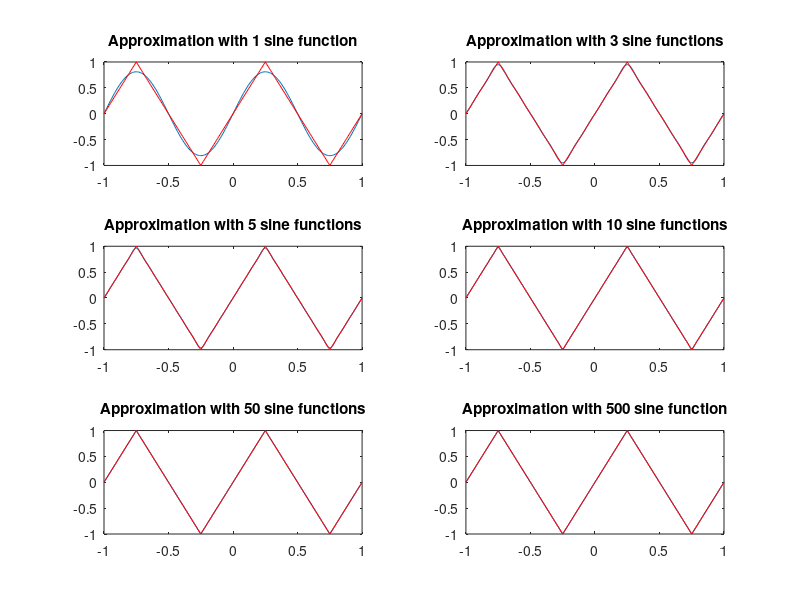

This figure's MATLAB source:
sc = figure ('name', 'Square waves');
figure(sc);
x = -1 : .01 : 1;
y = 0;

for k = 0
     y = y + ((-1).^k)*(sin(2*pi*(2*k +1)*x))/((2*k+1).^2);
end
y = (8/pi.^2)*y;
subplot(3,2,1)
plot(x,y)
hold on
a = sawtooth(2*pi*(x+0.25), 0.5);
title('Approximation with 1 sine function')
plot(x,a, 'r')

k=0;
y=0;
while k <= 3
    y = y + ((-1).^k)*(sin(2*pi*(2*k +1)*x))/((2*k+1).^2);
    k = k+1;
end
y = (8/pi.^2)*y;
subplot(3,2,2)
plot(x,y)
hold on
b = sawtooth(2*pi*(x+0.25), 0.5);
title('Approximation with 3 sine functions')
plot(x,b, 'r')

k=0;
y=0;
while k <= 5
    y = y + ((-1).^k)*(sin(2*pi*(2*k +1)*x))/((2*k+1).^2);
    k = k+1;
end
y = (8/pi.^2)*y;
subplot(3,2,3)
plot(x,y)
hold on
c = sawtooth(2*pi*(x+0.25), 0.5);
title('Approximation with 5 sine functions')
plot(x,c, 'r')

k=0;
y=0;
while k <= 10
    y = y + ((-1).^k)*(sin(2*pi*(2*k +1)*x))/((2*k+1).^2);
    k = k+1;
end
y = (8/pi.^2)*y;
subplot(3,2,4)
plot(x,y)
hold on
d = sawtooth(2*pi*(x+0.25), 0.5);
title('Approximation with 10 sine functions')
plot(x,d, 'r')

k=0;
y=0;
while k <= 500
    y = y + ((-1).^k)*(sin(2*pi*(2*k +1)*x))/((2*k+1).^2);
    k = k+1;
end
y = (8/pi.^2)*y;
subplot(3,2,5)
plot(x,y)
hold on
e = sawtooth(2*pi*(x+0.25), 0.5);
title('Approximation with 50 sine functions')
plot(x,e, 'r')

k=0;
y=0;
while k <= 500
    y = y + ((-1).^k)*(sin(2*pi*(2*k +1)*x))/((2*k+1).^2);
    k = k+1;
end
y = (8/pi.^2)*y;
subplot(3,2,6)
plot(x,y)
hold on
f = sawtooth(2*pi*(x+0.25), 0.5);
title('Approximation with 500 sine function')
plot(x,f, 'r')